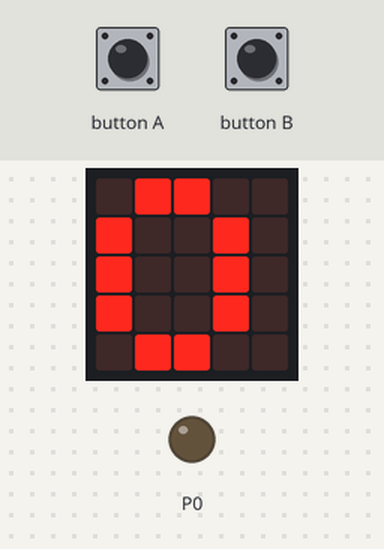
The program below on a simulated BBC micro:bit running MicroPython. Shown: the board's 5×5 LED display, output pins drawn as LEDs (lit = HIGH). Inputs (shaded band) come from the test bench.

Above: at 1.2 s.
1.3 s: button B pressed for 0.15 s
At 2.5 s:
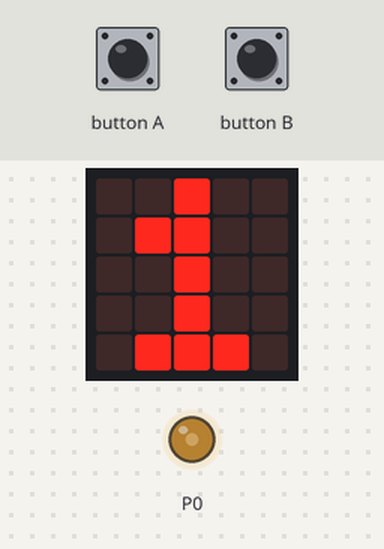
2.9 s: button B pressed for 1 s
At 3.9 s:
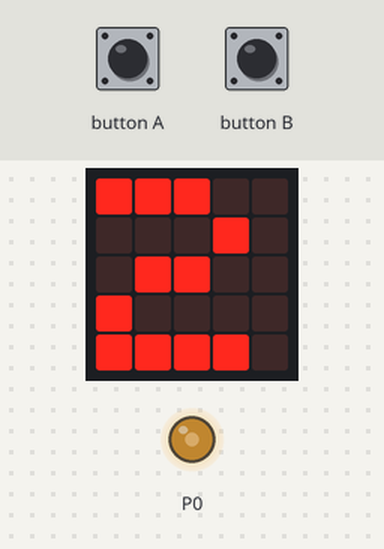
5.4 s: button B pressed for 0.15 s
At 5.9 s:
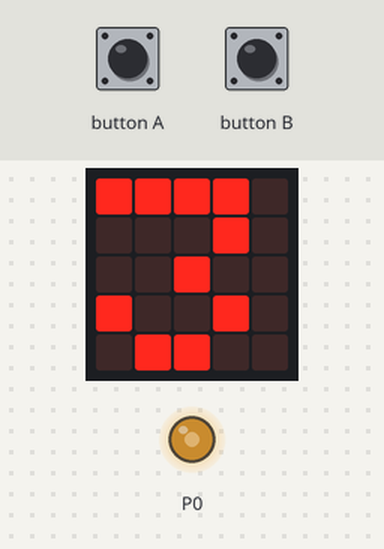
7.0 s: button A pressed for 0.15 s
At 7.3 s:
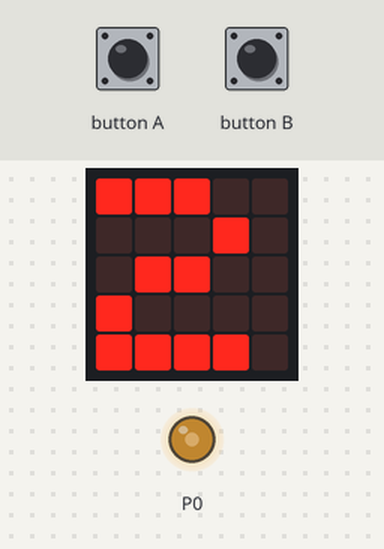
8.6 s: button B pressed for 3.2 s
At 9.8 s:
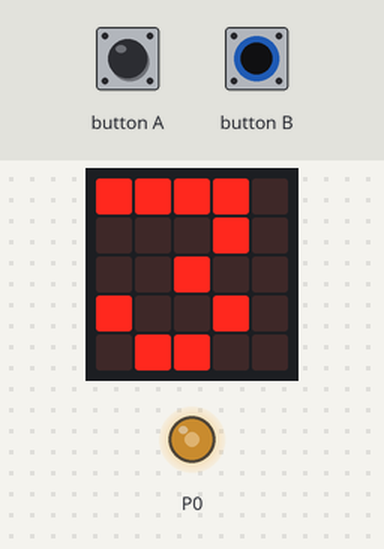
13.3 s: button B pressed 5 times (0.12 s each, 0.3 s apart)
At 15.8 s:
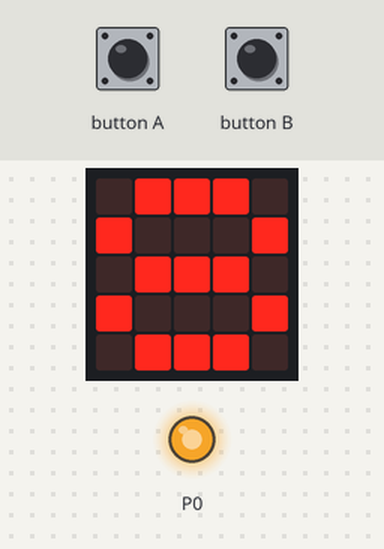
Timing chart, 0 to 17.3 s (numbered marks = the images above; inputs shaded):
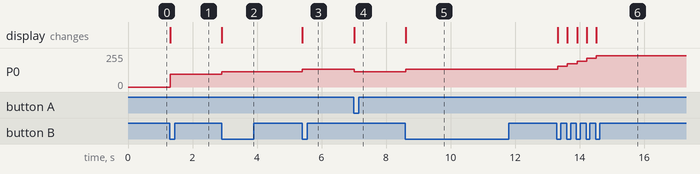

The program:

p5_fan_speed.py
```python
from microbit import *

min_power = 300
max_power = 1023
power_step = (max_power - min_power) / 9
speed = 0

def set_power(speed):
    display.show(str(speed))
    if speed == 0:
        pin0.write_analog(0)
    else:
        pin0.write_analog(speed * power_step + min_power)

set_power(speed)

while True:
    if button_a.was_pressed():
        speed -= 1
        if speed < 0:
            speed = 0
        set_power(speed)
    elif button_b.was_pressed():
        speed += 1
        if speed > 9:
            speed = 9
        set_power(speed)
    sleep(100)
```

Measured:
- after the input at 1.3 s, P0: 0/255 → 95/255 at once; the display: changes at once (image 1)
- after the input at 2.9 s, P0: 95/255 → 115/255 at once; the display: changes at once (image 2)
- after the input at 5.4 s, P0: 115/255 → 135/255 at once; the display: changes at once (image 3)
- after the input at 7.0 s, P0: 135/255 → 115/255 at once; the display: changes at once (image 4)
- after the input at 8.6 s, P0: 115/255 → 135/255 at once; the display: changes at once (image 5)
- after the input at 13.3 s, P0: moves from 135/255 to 235/255 over 1.2 s, starting at once; the display: first changes at once (image 6 shows a later state)
